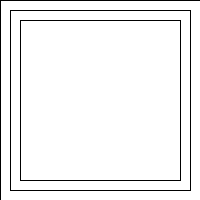
Frame 1 (no input)
Frame 60 (the mouse pressed at the canvas centre just before this capture): identical to frame 1, image omitted
Frame 120 (the mouse held since frame 60 and released just before this capture): identical to frame 1, image omitted

The Processing sketch that drew this single still picture (run headless with seeded random() and noise(); from frame 60 on, the mouse is pressed at the canvas centre):

// Processing sketch: processing_78150
// ── processing_78150.pde

/*Drawing rectangles to a pattern. Answer the questions that follow

Developed by Laura Maye, University of Limerick */

/* Q: Refer to comment underneath all the rectangles in draw()
   Q: Colour the rectangles to a colour of your choice
   Q: Use variables to store the x and y values of each rectangle
*/

void setup()
{
  size(200, 200);
  background(255);
}

void draw()
{
  rect(0, 0, 200, 200);
  rect(10, 10, 180, 180);
  rect(20, 20, 160, 160);
  //... add more rectangles here to finish the pattern!
}
